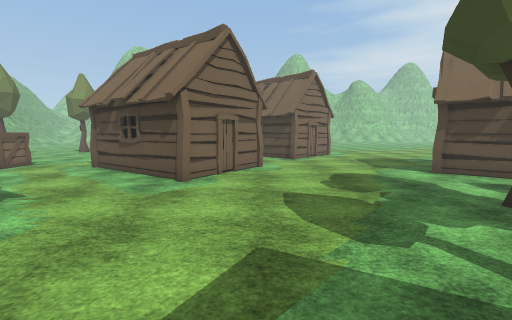
[1] (above)

23 first-person views from a walk through a scene from a Unity 3-D project. The camera is 1.5 m above the floor, tilts 6° down and sees 90° across. The floor is counted in squares, 1 m on a side. Each view is taken from the middle of a square. On the plan, view 1 faces up. The plan holds only what a view shows up to about 13 squares ahead; the rest is blank. The place goes on beyond the plan. The player character is not drawn. Some surface patterns are stand-ins.

[2]
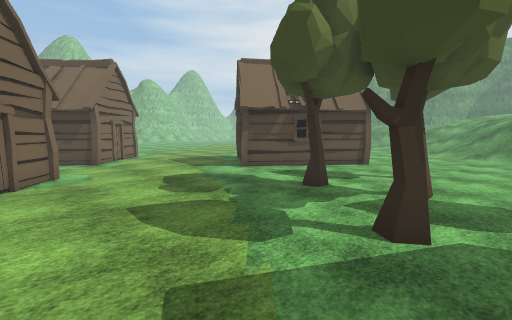

[3]
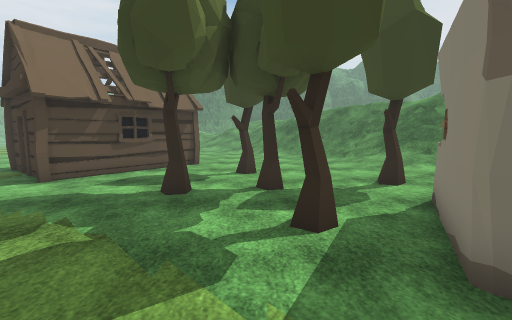

[4]
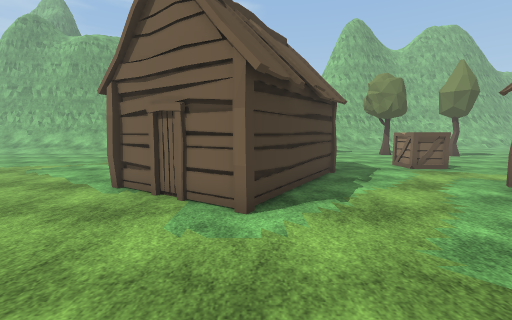

[5]
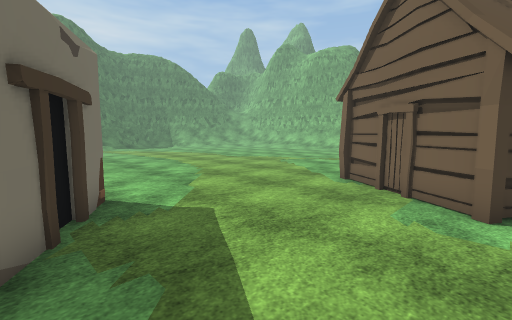

[6]
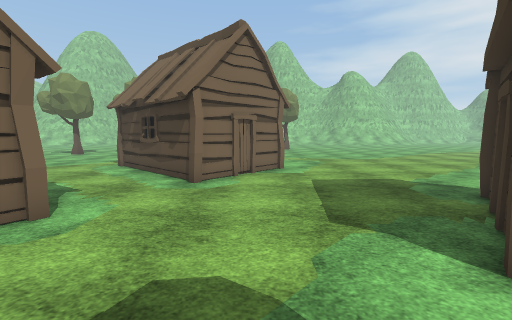

[7]
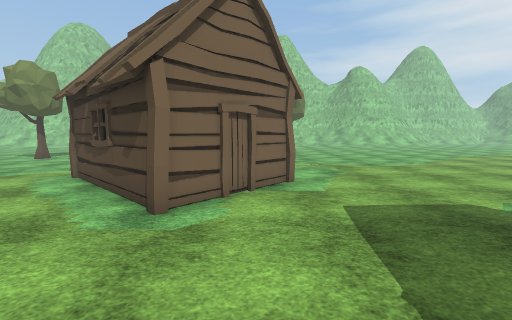

[8]
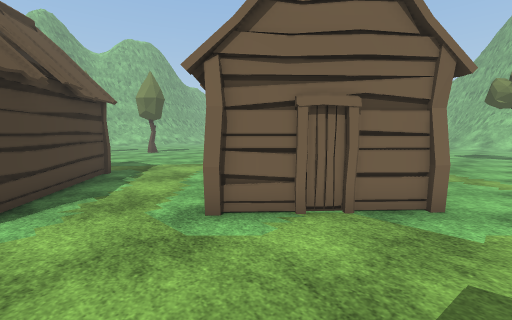

[9]
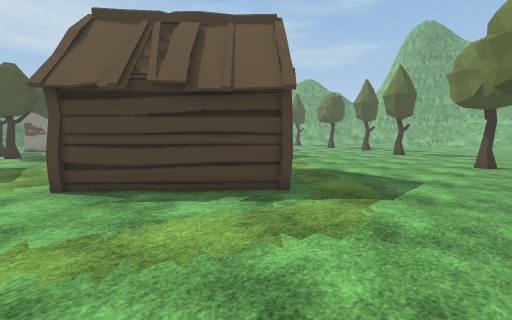

[10]
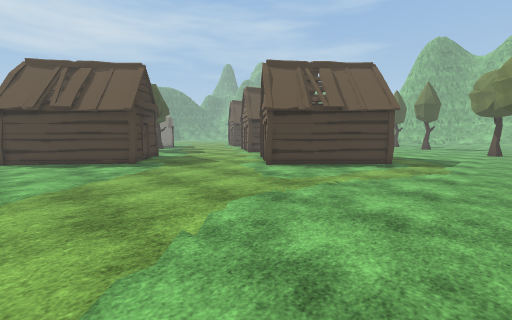

[11]
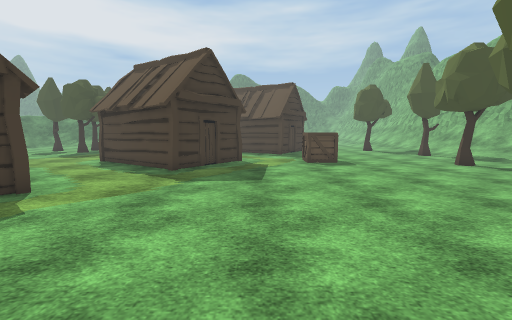

[12]
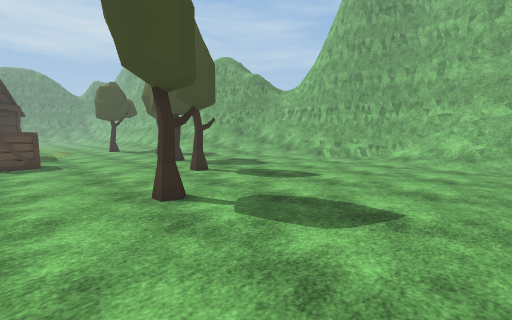

[13]
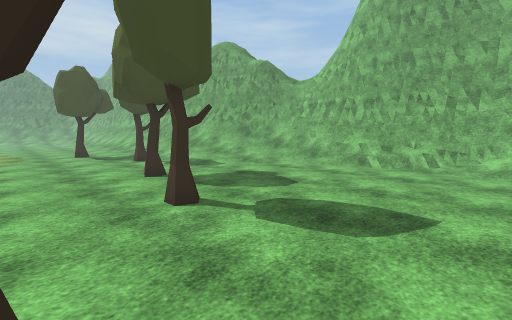

[14]
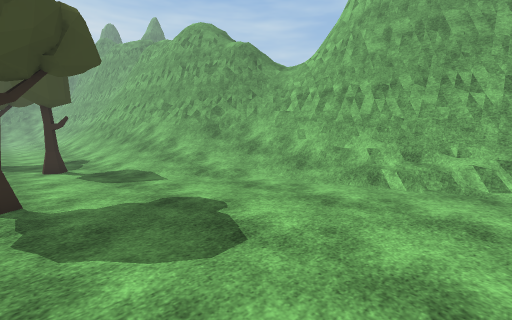

[15]
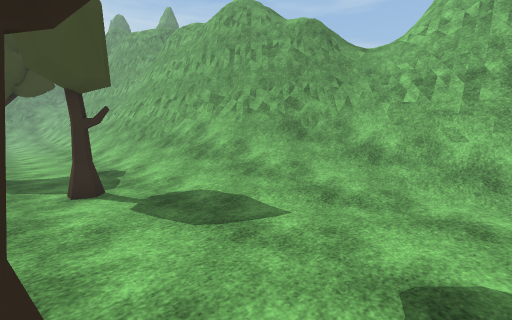

[16]
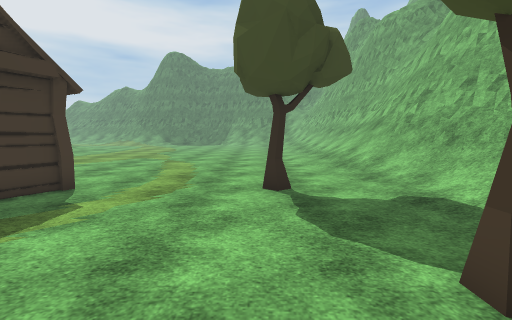

[17]
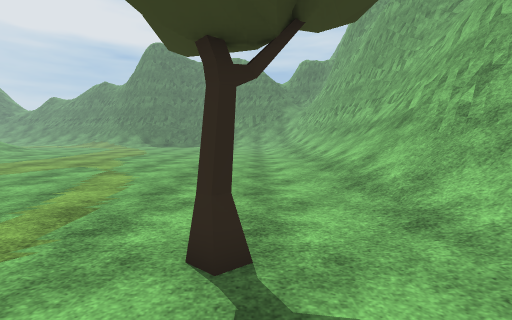

[18]
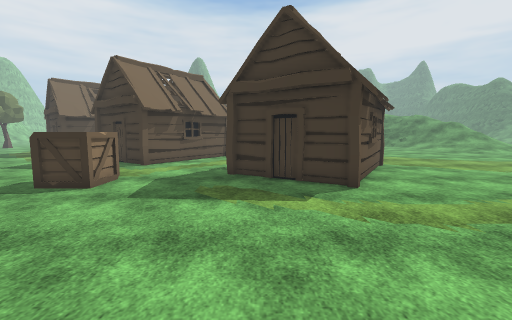

[19]
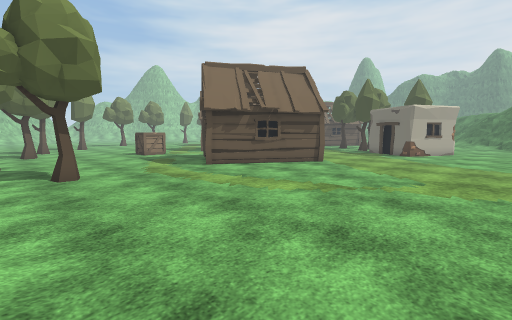

[20]
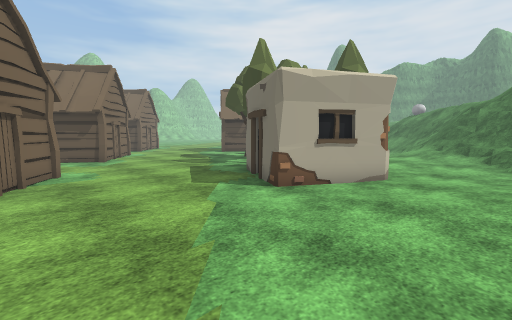

[21]
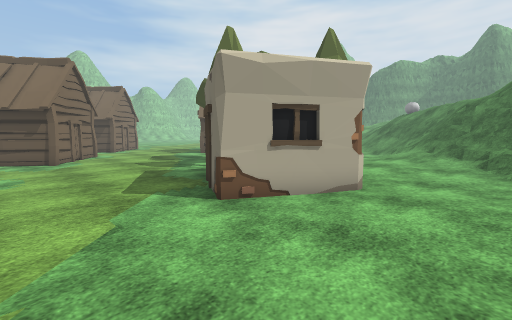

[22]
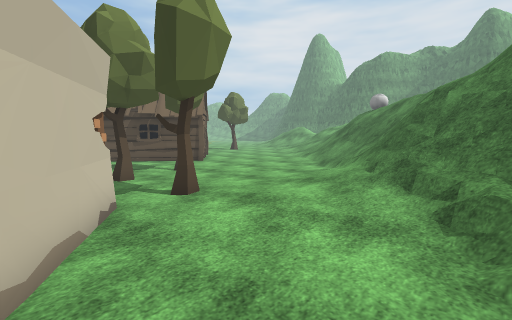

[23]
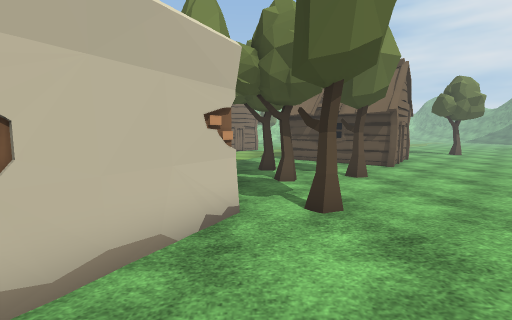

### Floor plan
Key: @ floor where view 1 was taken; # wall or solid block; . main floor; : floor 0.25 m higher than the main floor; + floor 0.5 m higher than the main floor; * floor 1 m higher than the main floor; % floor 2.5 m higher than the main floor; & floor 3 m higher than the main floor; / step, stairs or slope; = window, fence, low wall or low ledge; ^ raised ledge; v drop or lower ground; H hut; C crate; T tree; O other object.
Columns run from 29 left of view 1 to 14 right of it. Each row starts with its distance up from view 1.
 26  #=//....................T................ .
 25 ##=//...............T......................
 24  #///.......................................
 23   ///.......................................
 22 #=//..........................H.............
 21 ##=/...........T.............HHH............
 20 ##=/...........T............HH HH...........
 19 ##=:.......................HH   HH..........
 18 ###+........................H    HH.........
 17 ##=//.......T................H   H..........
 16 ##=//.........................H H...........
 15 ##=//...................H......H............
 14 ##=///..................HHH.................
 13 ##=///.....T...........H  HH..........H.....
 12 ##/////..........CC....H    H.........HHH...
 11 ^=//////.........CC...HH     H.......H  HH..
 10 ##=/////...............HH   H.......H    HH.
  9 ###=////.................HHH........HH    HH
  8  ###=///.TT...............HH..........H   H
  7   ##=////..........H...................HHH..
  6   ###////..........HHH..................H...
  5    ##////.........H  HHH..........TT........
  4    ##=///.........H    HH.............T.....
  3     ##=//..TT....HH    HH..........T..T.....
  2     ##=//..........HH  H........T..T........
  1     ##=//...........HHH.......#O............
  0     ##=///............H......@###...........
 -1     ##=///...................O  ##OT......./
 -2     ###///...................#  ##...:.//://
 -3     ##////...................#O##...:::///*/
 -4     ##////.....................##...::///v
 -5     ##////..........................:///=%
 -6     ##=///.........................::/===&
 -7     #=///.....................::..://#===

Positions as (right, up) in squares from view 1, and headings:
1: (0, 0), facing up
2: (-1, 1), facing up-right
3: (-1, 3), facing right
4: (0, 4), facing left
5: (1, 4), facing down-left
6: (4, 7), facing up
7: (4, 10), facing up
8: (6, 12), facing up-left
9: (6, 26), facing down-left
10: (14, 26), facing down-left
11: (-8, 25), facing down
12: (-11, 26), facing down-left
13: (-14, 22), facing down-left
14: (-18, 20), facing down-left
15: (-18, 15), facing down-left
16: (-17, 10), facing down
17: (-18, 6), facing down
18: (-19, 6), facing right
19: (-19, -7), facing up-right
20: (-6, -7), facing up-right
21: (-4, -7), facing up-right
22: (3, -7), facing up-right
23: (5, -6), facing up
